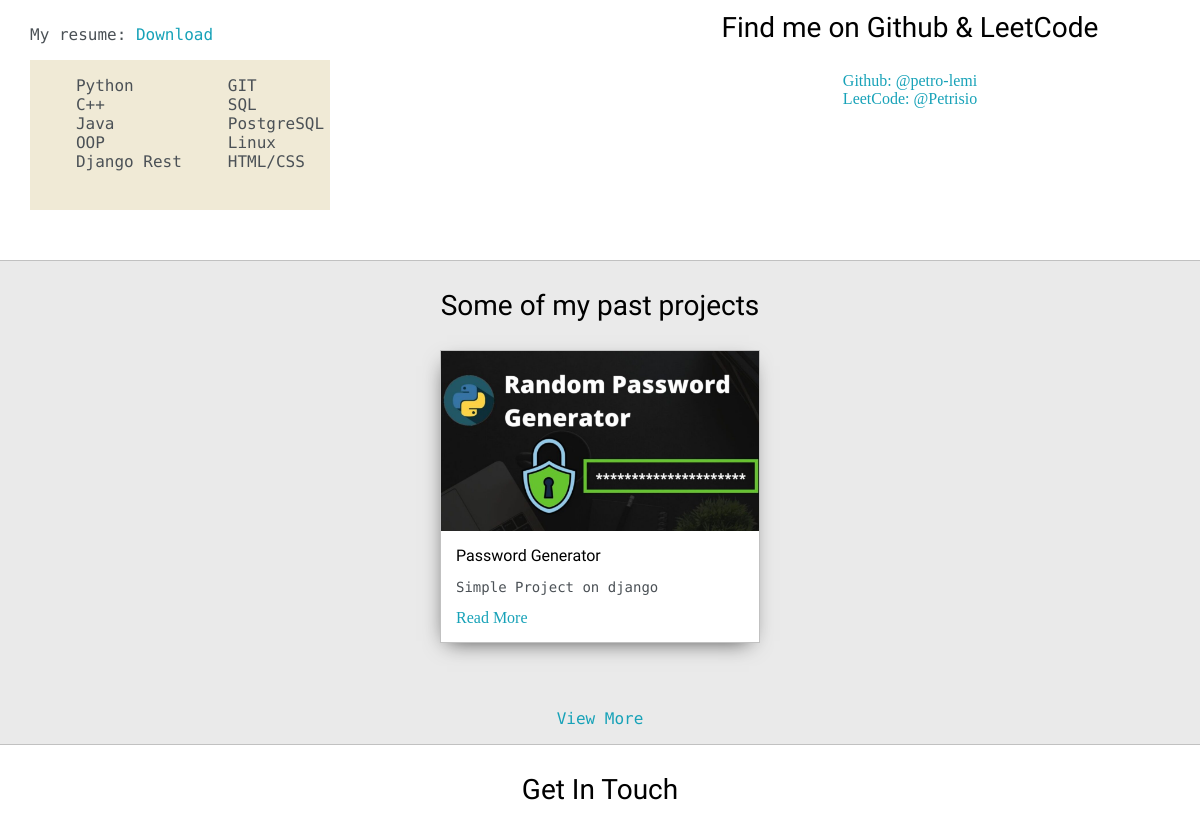
Before: / (middle part) with the older database file.
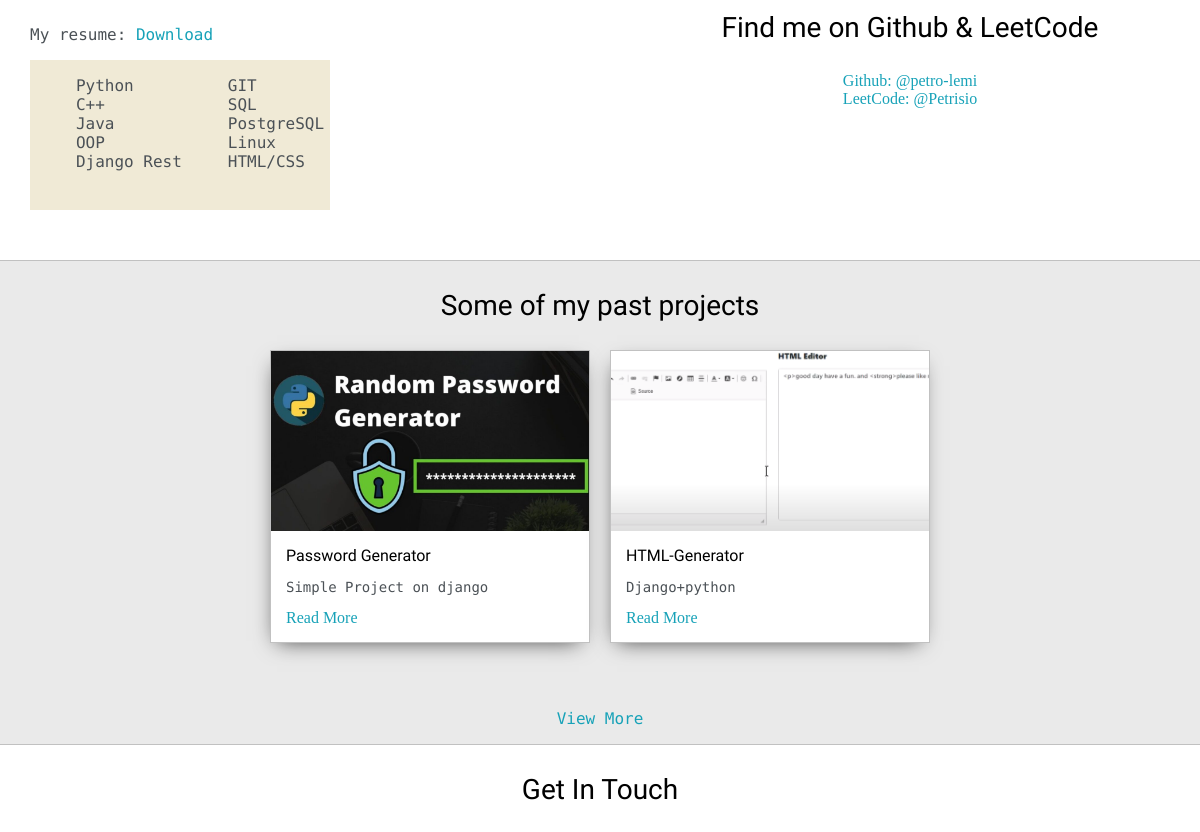
After: the same page with the newer database file.
### base/models.py (models this page shows, shortened)
class Post(models.Model):
    headline = models.CharField(max_length=200)
    sub_headline = models.CharField(max_length=200 ,null=True, blank=True )
    thumbnail = models.ImageField(null=True, blank=True, upload_to="images",default="placeholder.png")
    body = RichTextUploadingField(null=True , blank=True)
    created = models.DateTimeField(auto_now_add=True)
    active = models.BooleanField(default=False)
    featured = models.BooleanField(default=False)
    tags = models.ManyToManyField(Tag,null = True)
    slug = models.SlugField(null=True, blank=True)

### base/views.py (the view)
# urls.py: path('', views.home, name="home"),
def home(request):
    posts = Post.objects.filter(active=True,featured=True)[0:3]
    context = {'posts': posts}
    return render(request,'base/index.html',context)

### base/templates/base/index.html (shortened to what this page needs)
<!DOCTYPE html>
{% load static %}
{% include 'base/main.html' %}
<html>
<head>
	<link id="theme-style" rel="stylesheet" type="text/css" href="">
</head>
<body>
	<section class="s2">
		<div class="main-container">
			<div class="about-wrapper">
				<div class="about-me">
					<p>My resume: <a target="_blank" href="{% static 'images/Lemishko_Petro_CV.pdf'%}">Download</a></p>
					<div id="skills" >
						<ul>
							<li>Python</li>
							<li>C++</li>
							<li>Java</li>
							<li>OOP</li>
							<li>Django Rest</li>
						</ul>
						<ul>
							<li>GIT</li>
							<li>SQL</li>
							<li>PostgreSQL</li>
							<li>Linux</li>
							<li>HTML/CSS</li>
						</ul>
					</div>
				</div>
				<div class="social-links">
					<h3>Find me on Github & LeetCode</h3>
					<a target="_blank" href="https://github.com/petro-lemi">Github: @petro-lemi
						<a target="_blank" href="https://leetcode.com/Petrisio/">LeetCode: @Petrisio
</a>
				</div>
			</div>
		</div>
	</section>
	<section class="s1">
		<div class="main-container">
			<h3 style="text-align: center;">Some of my past projects</h3>
			<div class="post-wrapper">
				{% for post in posts%}
				<div>
					<div class="post">
						<img class="thumbnail" src="{{post.thumbnail.url}}">
						<div class="post-preview">
							<h6 class="post-title">{{post.headline}}</h6>
							<p class="post-intro">{{post.sub_headline}}</p>
							<a href="{% url 'post' post.slug%}">Read More</a>
						</div>
					</div>
				</div>
				{% endfor %}
			</div>
			<p align="center">
			<a href="{% url 'posts' %}">View More</a>
			</p>
		</div>
	</section>
<section class="s2">
		<div class="main-container">
			<h3 style="text-align: center;">Get In Touch</h3>
		</div>
	</section>
</body>
</html>

Changed rows visible on the page:
added Post: thumbnail (picture), headline "HTML-Generator", sub_headline "Django+python"
